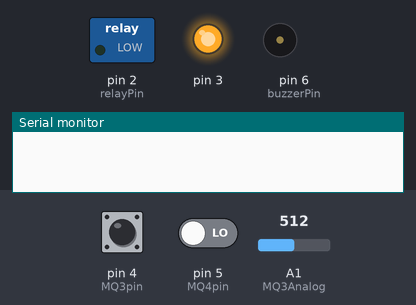
The sketch below on a simulated Arduino Uno, built with avr-gcc and run on an emulated ATmega328P. Shown: switched loads named in the sketch (green lamp = pin HIGH), output pins drawn as LEDs (lit = HIGH), buzzer (waves = sounding), the last lines printed to the serial monitor. The inputs (shaded band) are chosen by the test bench; at power-on: pin 4 (MQ3pin) HIGH, pin 5 (MQ4pin) LOW, A1 (MQ3Analog) = 512.

Above: at 0.1 s.
At 7.1 s:
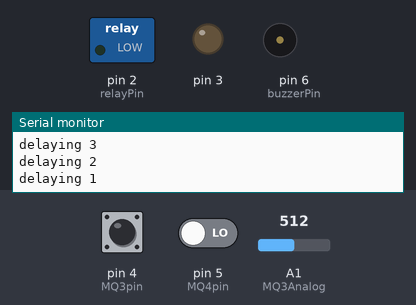
At 23.8 s:
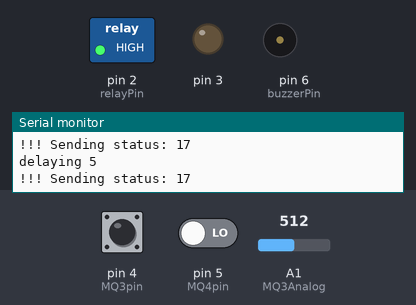
At 39.6 s:
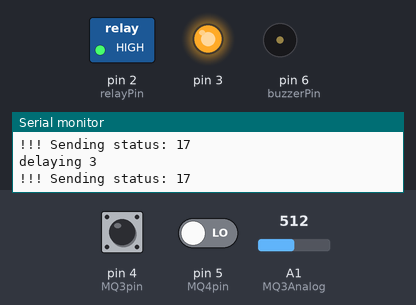
Timing chart, 0 to 40.0 s (numbered marks = the images above):
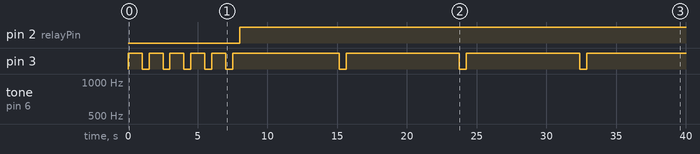

The sketch:

component53.ino
```cpp
// Sensor Array #41 : Component 53
// Gas + Relay + 2.4Ghz

// include libraries
#include <SPI.h>
#include <nRF24L01.h>
#include <RF24.h>

// setup system
int systat, setAlarm = 0;
int alarmCounter = 5; // cycles to delay checking : delays upon triggering the alarm
int alarmCounterCP = alarmCounter; // mirror the settings; need to refer later
const int relayAlarm = HIGH; // at which state the relay should be on alarm: HIGH=switch on; LOW=switch off
float gasAnalog;

// pin registry
const int buzzerPin = 6;
const int greenLED = 3;
const int relayPin = 2;


// component registry
#include "./modules/led.h"
#include "./modules/buzzer2.h"
#include "./modules/relaySwitch.h"
#include "./modules/singleDigitalPin.h" // a generic way to add sensors that uses a single digital pin

// MQ - digital pins
#define MQ3pin 4
#define MQ4pin 5
#define MQ3Analog A1
#define MQ4Analog A0
#define MQisOn LOW

// NRF
RF24 NRFradio(8, 9); // CE, CSN
const byte NRFaddress[6] = "AABBC";     //Byte of array representing the address. This is the address where we will send the data. This should be same on the receiving side.
#include "./modules/nrf24l01.h"

// alarm Protocol
void initAlarm(){
	initBuzzer(buzzerPin);
	initRelaySwitch(relayPin);
	digitalWrite(relayPin,LOW);
}
void doAlarm(){
	if(setAlarm > 0){
		//Serial.println("ALARM!!!! ALARM!!!!");
		Serial.print("!!! Sending status: ");
		Serial.println(setAlarm);
		relaySwitch(relayPin,HIGH);
		doBuzzerOn(buzzerPin);
		NRFradio.write(&setAlarm,sizeof(setAlarm));
		delay(1000);
	}
	else{
		digitalWrite(relayPin,LOW);
	}
}

// modules
void initModules(){
	initLED(greenLED);
	initDigital(MQ3pin);
}
void checkModules(){
	int stat = digitalRead(MQ3pin);
  float gasAnalog = analogRead(MQ3Analog);
	Serial.print("MQ3 : ");
	Serial.print(stat);
  Serial.print(" ");
  Serial.print(gasAnalog);
	if(stat == MQisOn){
		Serial.println("..triggered");
		setAlarm = 17;
		alarmCounter = alarmCounterCP; // allow system to be on alarm status during this time
	}
	else{
		setAlarm = 0;
	}
	if(setAlarm == 0){
		int stat = digitalRead(MQ4pin);

  float gasAnalog = analogRead(MQ3Analog);
  Serial.print("MQ4 : ");
  Serial.print(stat);
  Serial.print(" ");
  Serial.print(gasAnalog);
		if(stat == MQisOn){
			Serial.println("..triggered");
			setAlarm = 17;
			alarmCounter = alarmCounterCP; // allow system to be on alarm status during this time
		}
	}
}
////////////////////////////////////////////////////
// main functions
void setup(){
	Serial.begin(9600);
	initAlarm();
	initModules();
}
void loop(){
	doLED(greenLED,HIGH);
	if(alarmCounter > 0){
		delay(1000);
		Serial.print("delaying ");
		Serial.println(alarmCounter);
		alarmCounter--; // give time for system to warm up if needed
	}else{
		Serial.println("checking modules");
		checkModules();
		delay(500);
	}
	doAlarm();
	doLED(greenLED,LOW);
	delay(500);
}
```

buzzer2.h
```cpp
//////////////////////////////////////////
// buzzer v2
float sinVal;
int toneVal;
void doBuzzerOn(int pin){
	//for(int i=3;i<=11;i+=2){
		for(int hz = 440; hz < 1000; hz++){
			tone(pin, hz, 50);
			delay(5);
		}
		for(int hz = 1000; hz > 440; hz--){
			tone(pin, hz, 50);
			delay(5);
		}
    //}
    noTone(pin);
	delay(500);
}
void doBuzzerOff(int pin){
	noTone(pin);
}

void initBuzzer(int pin){
	pinMode(pin,OUTPUT);
}

void doBuzzerOn(){
}
```

led.h
```cpp
void doLights(){
/*	if(setAlarm == HIGH){
		digitalWrite(greenLED,LOW);
		digitalWrite(redLED,HIGH);
		delay(50);
		digitalWrite(redLED,LOW);
		delay(150);
		digitalWrite(redLED,HIGH);
		delay(250);
		digitalWrite(redLED,LOW);
		delay(350);
	}
	else{
		digitalWrite(redLED,LOW);
		digitalWrite(greenLED,HIGH);
		delay(500);
		digitalWrite(greenLED,LOW);
		delay(500);
	}*/
}

void doLED(int pin, int signal){
	digitalWrite(pin,signal);
}

void initLED(int Pin){
	pinMode(Pin,OUTPUT);
	doLED(Pin,HIGH);
	delay(10);
	doLED(Pin,LOW);
}
```

relaySwitch.h
```cpp
void initRelaySwitch(int relaySwitchPin){
	pinMode(relaySwitchPin,OUTPUT);
}
void relaySwitch(int relaySwitchPin,int onOff){
	digitalWrite(relaySwitchPin, onOff);
}
void relaySwitchOn(int relaySwitchPin){
	relaySwitch(relaySwitchPin, HIGH);
}
void relaySwitchOff(int relaySwitchPin){
	relaySwitch(relaySwitchPin, LOW);
}
```

singleDigitalPin.h
```cpp
// setup and check a sensor that uses a single digital pin as input

void initDigital(int dPin){
	pinMode(dPin,INPUT);
}

int checkDigital(int dPin){
	return digitalRead(dPin);
}
```

Measured:
- by itself, pin 2 (relayPin): LOW → HIGH at 8.0 s
- by itself, pin 3: goes 4 × (LOW 0.50 s, HIGH 1.0 s), 3 × (LOW 0.50 s, HIGH 7.6 s), LOW 0.50 s, then HIGH
